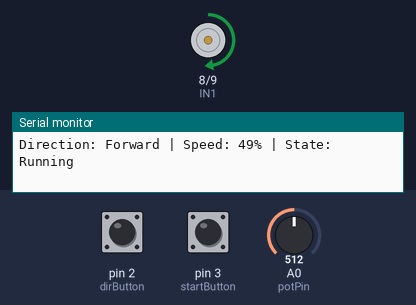
This sketch was run on a simulated Arduino Uno, built with avr-gcc and run on an emulated ATmega328P. Parts: motor-driver pin pairs drawn as motors (green arrow = first pin HIGH = forward, orange = second pin HIGH = backward, longer = more drive, scaled by the enable pin), the last lines printed to the serial monitor. Inputs (shaded band) come from the test bench; at power-on: pin 2 (dirButton) HIGH, A0 (potPin) = 512, pin 3 (startButton) HIGH.

Above: at 1.3 s.
1.4 s: pin 2 (dirButton) pulled LOW for 0.6 s
At 2.2 s:
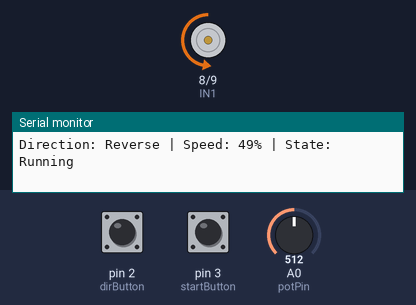
3.5 s: A0 (potPin) set to 1023
At 4.9 s:
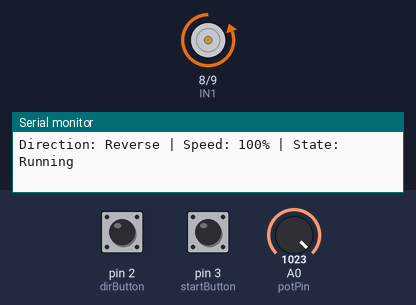
5.2 s: pin 3 (startButton) pulled LOW for 0.6 s
At 6.4 s:
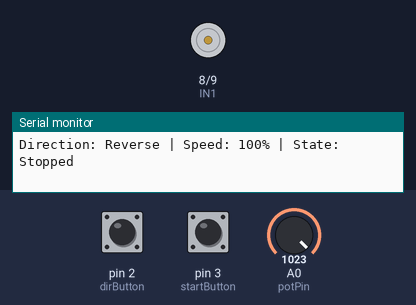
7.3 s: pin 2 (dirButton) pulled LOW for 1 s
9.8 s: pin 3 (startButton) pulled LOW for 1 s
At 11.6 s:
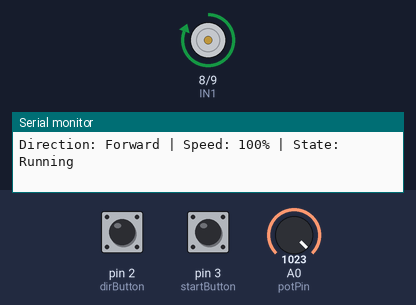
12.3 s: A0 (potPin) set to 716
At 13.2 s:
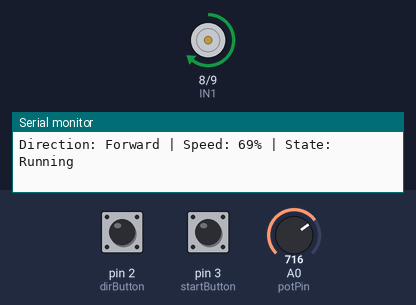
Timing chart, 0 to 14.8 s (numbered marks = the images above; inputs shaded):
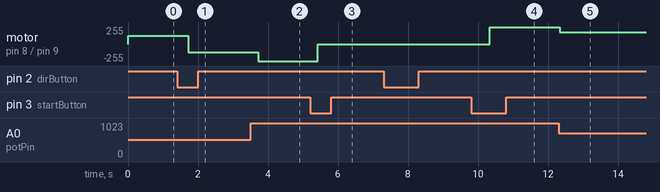

Measured:
- after the input at 1.4 s, motor on pin 8 (IN1) / pin 9 (IN2): forward 127/255 → backward 127/255 after 0.32 s
- after the input at 3.5 s, motor on pin 8 (IN1) / pin 9 (IN2): backward 127/255 → backward 255/255 after 0.22 s
- after the input at 5.2 s, motor on pin 8 (IN1) / pin 9 (IN2): backward 255/255 → stopped after 0.22 s
- after the input at 9.8 s, motor on pin 8 (IN1) / pin 9 (IN2): stopped → forward 255/255 after 0.53 s
- after the input at 12.3 s, motor on pin 8 (IN1) / pin 9 (IN2): forward 255/255 → forward 178/255 at once

The sketch:

motor_control.ino
```cpp
/*
 * Author      : Puthiyaraj P
 * Date        : 05-07-2026
 * Assignment  : Q26 - DC Motor Speed Control
 */

const int potPin = A0;
const int dirButton = 2;
const int startButton = 3;

const int ENA = 5;   // PWM
const int IN1 = 8;
const int IN2 = 9;

bool direction = true;     // true = Forward
bool motorState = true;    // true = Running

bool lastDir = HIGH;
bool lastStart = HIGH;

void setup() {

  Serial.begin(9600);

  pinMode(dirButton, INPUT_PULLUP);
  pinMode(startButton, INPUT_PULLUP);

  pinMode(ENA, OUTPUT);
  pinMode(IN1, OUTPUT);
  pinMode(IN2, OUTPUT);

  Serial.println("DC Motor Controller Started");
}

void loop() {

  // Read potentiometer
  int potValue = analogRead(potPin);

  // Convert to PWM
  int pwm = map(potValue, 0, 1023, 0, 255);

  // Direction button
  bool dirNow = digitalRead(dirButton);

  if (lastDir == HIGH && dirNow == LOW) {
    direction = !direction;
    delay(200);
  }

  lastDir = dirNow;

  // Start/Stop button
  bool startNow = digitalRead(startButton);

  if (lastStart == HIGH && startNow == LOW) {
    motorState = !motorState;
    delay(200);
  }

  lastStart = startNow;

  if (motorState) {

    analogWrite(ENA, pwm);

    if (direction) {

      digitalWrite(IN1, HIGH);
      digitalWrite(IN2, LOW);

    } else {

      digitalWrite(IN1, LOW);
      digitalWrite(IN2, HIGH);
    }

  } else {

    analogWrite(ENA, 0);

    digitalWrite(IN1, LOW);
    digitalWrite(IN2, LOW);
  }

  Serial.print("Direction: ");
  Serial.print(direction ? "Forward" : "Reverse");

  Serial.print(" | Speed: ");
  Serial.print(map(pwm, 0, 255, 0, 100));
  Serial.print("%");

  Serial.print(" | State: ");
  Serial.println(motorState ? "Running" : "Stopped");

  delay(500);
}
```
